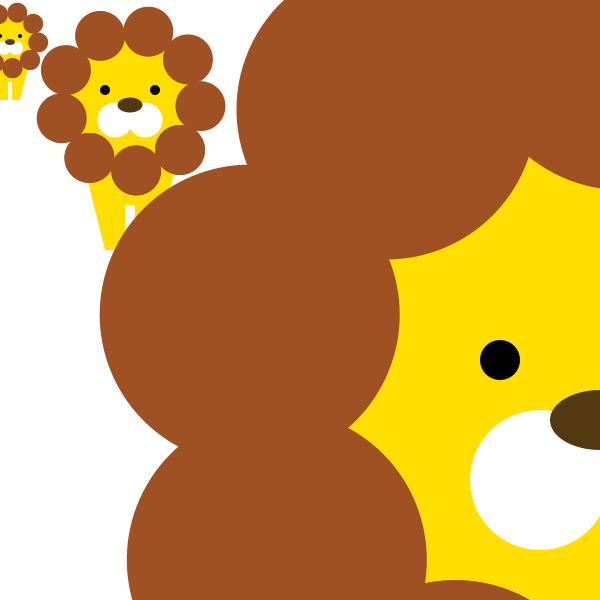
Frame 1 (no input)
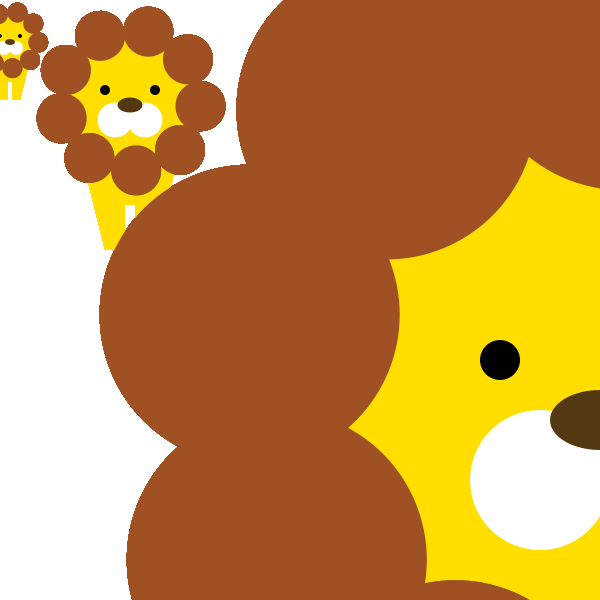
Frame 60 (the mouse pressed at the canvas centre just before this capture)
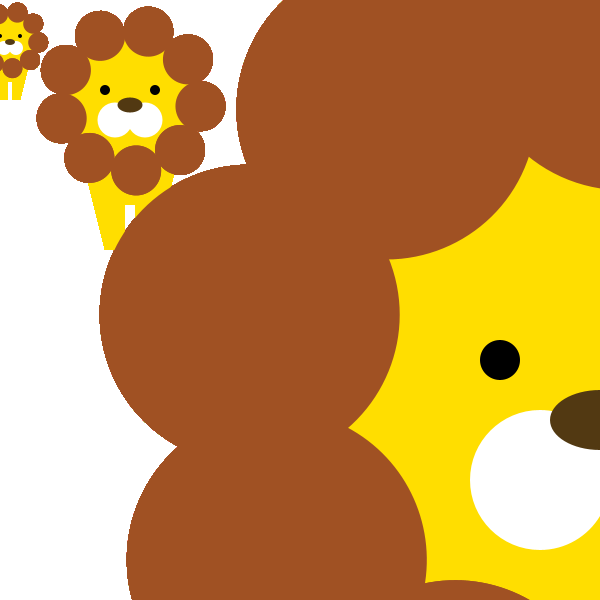
Frame 120 (the mouse held since frame 60 and released just before this capture)

The Processing sketch that drew these frames (run headless with seeded random() and noise(); from frame 60 on, the mouse is pressed at the canvas centre):

// Processing sketch: processing_16239
// ── processing_16239.pde

void setup() {
  size(600,600);
  smooth();
  background(255);
  noStroke();
}

void draw() {
lion(-50,0,100,100,100,250, 0.2);
lion(-20,0,100,100,100,250, 0.5);
  lion(0,0,150,150,100,400,2);
  
}

//fur1=100, fur2=100, fur3=100, face=250, point1=300, point2=200
void lion(int x, int y, int fur1, int fur2, int fur3, int face, float s) {
  pushMatrix();
  translate(x,y);
  scale(s);
  //body
  fill(255,222,0);
  beginShape();
  vertex(200,300);
  vertex(400,300);
  vertex(350,500);
  vertex(310,500);
  vertex(310,410);
  vertex(290,410);
  vertex(290,500);
  vertex(250,500);
  endShape();

  //face

    ellipse(300,200,face,face);

  for(int i=0; i<12;i++) {
    pushMatrix();
    translate(300,200);  
    rotate(radians(40*i));
    fill(160,81,35);
    ellipse(fur2,fur3,fur1,fur1);
    popMatrix();
  }

  //eyes & mouth & nose
  fill(0);
  ellipse(250,180,20,20);
  ellipse(350,180,20,20);
  //fill(241,86,51);
  //triangle(270,255,330,255,300,290);
  fill(255);
  ellipse(270,240,70,70);
  ellipse(330,240,70,70);
  fill(82,57,18);
  ellipse(300,210,50,30);
  popMatrix();
}
